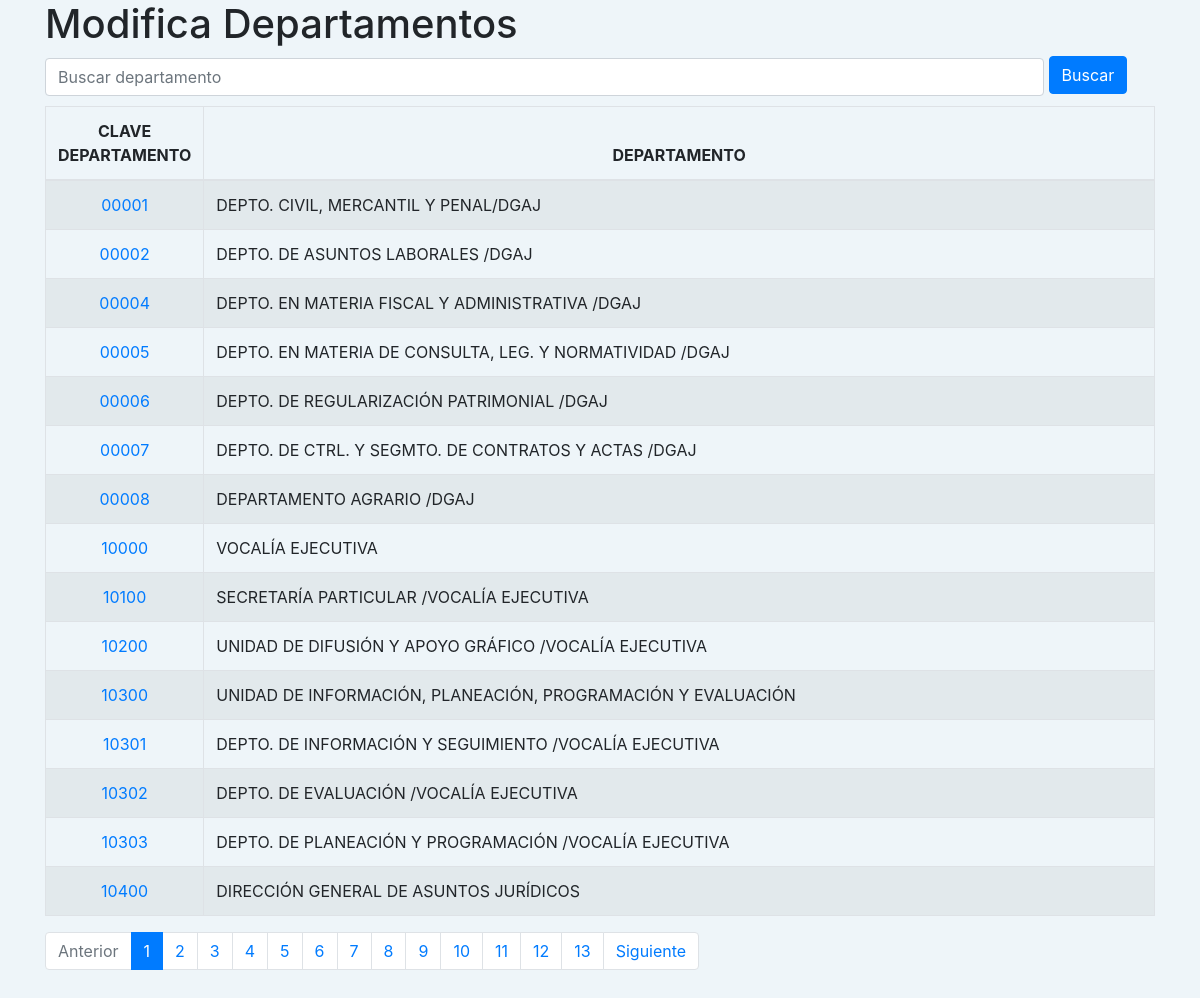
Screenshot of /lista_mod_depto.php?pagina=1 with the database file from the repository.
### tables this page shows
CREATE TABLE IF NOT EXISTS `departamentos` (
  `id` int(11) NOT NULL AUTO_INCREMENT,
  `clave` mediumint(5) NOT NULL DEFAULT 0,
  `departamento` varchar(100) DEFAULT NULL,
  `baja` tinyint(1) DEFAULT NULL,
  PRIMARY KEY (`id`)
);

### lista_mod_depto.php (the view, shortened to what this page needs)
<?php
include_once("Connections/cedulas.php");
try {
    $sql = "SELECT * FROM departamentos WHERE baja = 0 ORDER by clave";
    $depto = $conexion->prepare($sql);
    $depto->execute();
    $deptos_x_pagina = 15;
    $total_deptos_bd = $depto->rowCount();
    $paginas = $total_deptos_bd/$deptos_x_pagina;
    $paginas = ceil($paginas);
}catch(PDOException $e) {
    echo $e->getMessage();
}
?>
<!DOCTYPE html>
<html lang="es">
<head>
	<link rel="stylesheet" href="https://stackpath.bootstrapcdn.com/bootstrap/4.1.3/css/bootstrap.min.css">
    <link rel="stylesheet" type="text/css" href="css/acomoda.css">
</head>
<body>
	<div class="container  my-5">
            <h1>Modifica Departamentos</h1>
            <form method="POST" action="" onSubmit="return validarForm(this)">
                <input type="text" class="form-control" placeholder="Buscar departamento" name="palabra" style="width: 90%; display: inline-block; margin-bottom: 10px;">
                <button type="submit" class="btn btn-primary" name="buscar" id="buscar" value="&rarr;" style="margin-bottom: 8px;">Buscar</button>
            </form>
            <?php
            $iniciar = ((int)$_GET['pagina']-1)*$deptos_x_pagina;
            if(isset($_POST['buscar'])) {
                try {
                    $sql_depto = "SELECT * FROM departamentos WHERE baja = 0 AND departamento like '%".$_POST['palabra']."%' ORDER BY clave LIMIT :iniciar,:ndictamenes";
                    $sentencia_depto = $conexion->prepare($sql_depto);
                    $sentencia_depto->bindParam(':iniciar', $iniciar, PDO::PARAM_INT);
                    $sentencia_depto->bindParam(':ndictamenes', $deptos_x_pagina, PDO::PARAM_INT);
                    $sentencia_depto->execute();
                }catch(PDOException $e) {
                    echo $e->getMessage();
                }
            } else {
                try {
                    $sql_depto = "SELECT * FROM departamentos WHERE baja = 0 ORDER BY clave LIMIT :iniciar,:ndictamenes";
                    $sentencia_depto = $conexion->prepare($sql_depto);
                    $sentencia_depto->bindParam(':iniciar', $iniciar, PDO::PARAM_INT);
                    $sentencia_depto->bindParam(':ndictamenes', $deptos_x_pagina, PDO::PARAM_INT);
                    $sentencia_depto->execute();
                }catch(PDOException $e) {
                    echo $e->getMessage();
                }
            }
            $resultado_depto = $sentencia_depto->fetchAll();
            ?>
            <table class="table table-striped table-bordered">
                <thead>
                    <tr style="text-align: center;">
                        <th>CLAVE DEPARTAMENTO</th>
                        <th>DEPARTAMENTO</th>
                    </tr>
                </thead>
                <?php
                foreach($resultado_depto as $deptos):
                ?>
                    <tr>
                        <td style="text-align: center; width: 10%;"><a href="modDepto.php?recordID=<?php echo $deptos['clave']; ?>"><?php echo str_pad($deptos['clave'], 5, "0", STR_PAD_LEFT); ?></a></td>
                        <td style="text-align: left;"><?php echo $deptos['departamento']; ?></td>
                    </tr>
                <?php endforeach ?>
            </table>
            <nav aria-label="Page navigatíon example">
                <ul class="pagination">
                    <li class="page-item <?php echo $_GET['pagina']<=1 ? 'disabled' : '' ?>">
                        <a class="page-link" href="lista_mod_depto.php?pagina=<?php echo (int)$_GET['pagina']-1; ?>">  Anterior</a>
                    </li>
                    <?php for($i=0;$i<$paginas;$i++): ?>
                        <li class="page-item <?php echo $_GET['pagina']==$i+1 ? 'active' : '' ?>">
                            <a class="page-link" href="lista_mod_depto.php?pagina=<?php echo $i+1; ?>">
                                <?php echo $i+1; ?>
                            </a>
                        </li>
                    <?php endfor ?>
                    <li class="page-item <?php echo $_GET['pagina']>=$paginas ? 'disabled' : '' ?>">
                        <a class="page-link" href="lista_mod_depto.php?pagina=<?php echo (int)$_GET['pagina']+1; ?>">Siguiente</a>
                    </li>
                </ul>
            </nav>
        </div>
</body>
</html>

### css/acomoda.css (style rules this page uses)
.my-5 { margin-top: 0 !important; }

### lista_mod_depto.php (style rules this page uses)
body { background-color: #eef5f9; }

### rows the page displays
departamentos: clave "00001", departamento "DEPTO. CIVIL, MERCANTIL Y PENAL/DGAJ"
departamentos: clave "00002", departamento "DEPTO. DE ASUNTOS LABORALES /DGAJ"
departamentos: clave "00004", departamento "DEPTO. EN MATERIA FISCAL Y ADMINISTRATIVA /DGAJ"
departamentos: clave "00005", departamento "DEPTO. EN MATERIA DE CONSULTA, LEG. Y NORMATIVIDAD /DGAJ"
departamentos: clave "00006", departamento "DEPTO. DE REGULARIZACIÓN PATRIMONIAL /DGAJ"
departamentos: clave "00007", departamento "DEPTO. DE CTRL. Y SEGMTO. DE CONTRATOS Y ACTAS /DGAJ"
departamentos: clave "00008", departamento "DEPARTAMENTO AGRARIO /DGAJ"
departamentos: clave "10000", departamento "VOCALÍA EJECUTIVA"
departamentos: clave "10100", departamento "SECRETARÍA PARTICULAR /VOCALÍA EJECUTIVA"
departamentos: clave "10200", departamento "UNIDAD DE DIFUSIÓN Y APOYO GRÁFICO /VOCALÍA EJECUTIVA"
departamentos: clave "10300", departamento "UNIDAD DE INFORMACIÓN, PLANEACIÓN, PROGRAMACIÓN Y EVALUACIÓN"
departamentos: clave "10301", departamento "DEPTO. DE INFORMACIÓN Y SEGUIMIENTO /VOCALÍA EJECUTIVA"
departamentos: clave "10302", departamento "DEPTO. DE EVALUACIÓN /VOCALÍA EJECUTIVA"
departamentos: clave "10303", departamento "DEPTO. DE PLANEACIÓN Y PROGRAMACIÓN /VOCALÍA EJECUTIVA"
departamentos: clave "10400", departamento "DIRECCIÓN GENERAL DE ASUNTOS JURÍDICOS"
